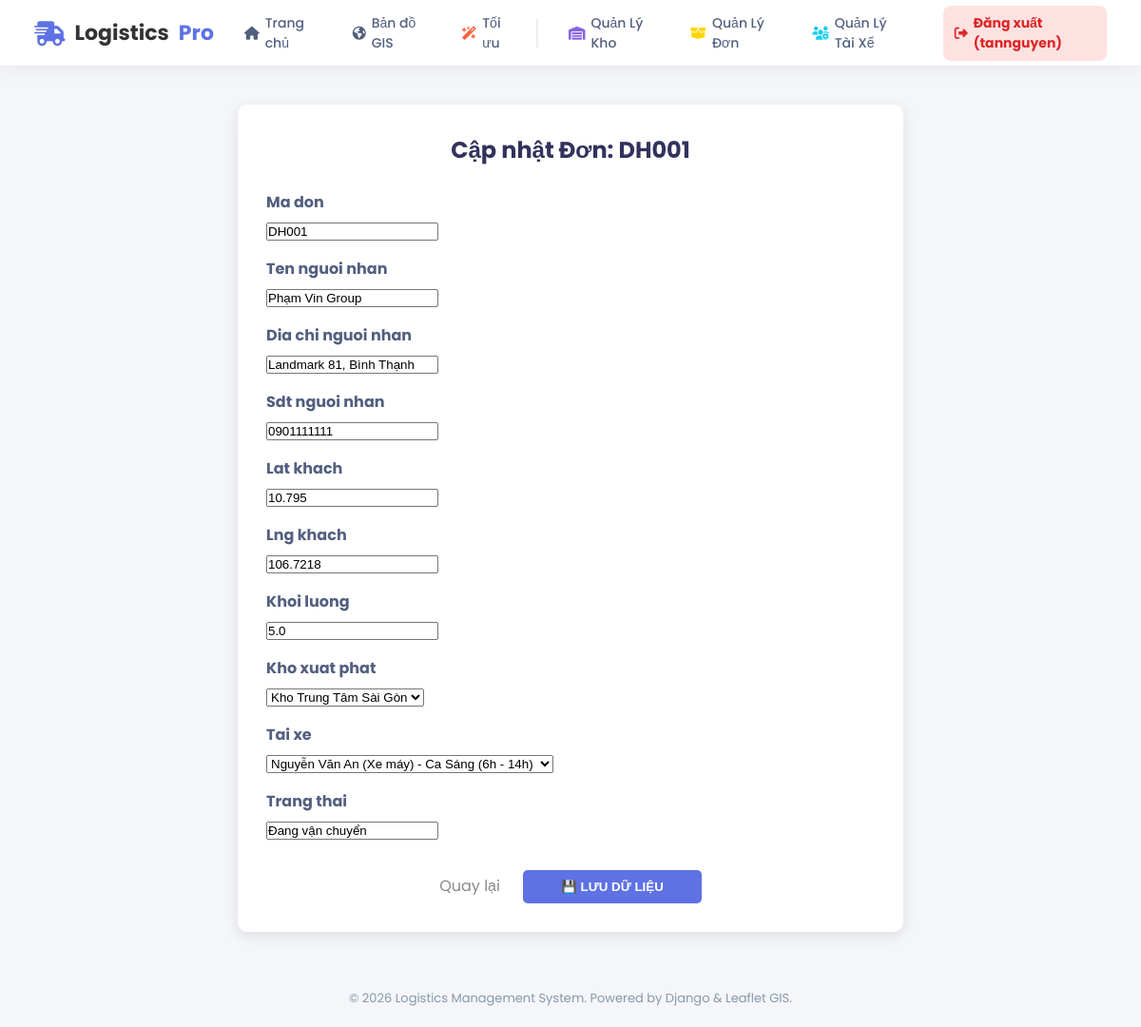
The app's page /sua-don-hang/1/ (signed in) with its own data.
### core/models.py (models this page shows, shortened)
class DonHang(models.Model):
    ma_don = models.CharField(max_length=20, unique=True)
    ten_nguoi_nhan = models.CharField(max_length=100)
    dia_chi_nguoi_nhan = models.CharField(max_length=200)
    sdt_nguoi_nhan = models.CharField(max_length=15)
    lat_khach = models.FloatField()
    lng_khach = models.FloatField()
    khoi_luong = models.FloatField(help_text="Đơn vị: kg")
    kho_xuat_phat = models.ForeignKey(KhoHang, on_delete=models.CASCADE)
    tai_xe = models.ForeignKey(TaiXe, on_delete=models.SET_NULL, null=True, blank=True)
    trang_thai = models.CharField(max_length=50, default='Đang xử lý')
    ngay_tao = models.DateTimeField(auto_now_add=True)

### core/views.py (the view)
# urls.py: path('sua-don-hang/<int:id>/', views.sua_don_hang, name='sua_don_hang'),
@login_required(login_url='core:login')
def sua_don_hang(request, id):
    don = get_object_or_404(DonHang, id=id)
    if request.method == 'POST':
        form = DonHangForm(request.POST, instance=don)
        if form.is_valid():
            form.save()
            return redirect('core:quan_ly_don_hang')
    else:
        form = DonHangForm(instance=don)
    return render(request, 'form_general.html', {'form': form, 'title': f'Cập nhật Đơn: {don.ma_don}', 'back_url': 'core:quan_ly_don_hang'})

### core/forms.py
class DonHangForm(forms.ModelForm):
    class Meta:
        model = DonHang
        fields = '__all__'
        exclude = ['ngay_tao'] # Ngày tạo tự động, không cần nhập
        widgets = {
            'ma_don': forms.TextInput(attrs={'class': 'form-control'}),
            'ten_nguoi_nhan': forms.TextInput(attrs={'class': 'form-control'}),
            'dia_chi_nguoi_nhan': forms.TextInput(attrs={'class': 'form-control'}),
            'sdt_nguoi_nhan': forms.TextInput(attrs={'class': 'form-control'}),
            'lat_khach': forms.NumberInput(attrs={'class': 'form-control', 'step': 'any'}),
            'lng_khach': forms.NumberInput(attrs={'class': 'form-control', 'step': 'any'}),
            'khoi_luong': forms.NumberInput(attrs={'class': 'form-control'}),
            'kho_xuat_phat': forms.Select(attrs={'class': 'form-control'}),
            'tai_xe': forms.Select(attrs={'class': 'form-control'}),
            'trang_thai': forms.TextInput(attrs={'class': 'form-control'}),
        }

### core/models.py (called while the page is built)
    def __str__(self):
        return self.ten_kho

    def __str__(self):
        return f"{self.ten_tai_xe} ({self.loai_xe}) - {self.get_ca_lam_viec_display()}"

### templates/form_general.html (shortened to what this page needs)
{% extends "base.html" %}
{% block content %}
<div style="max-width: 700px; margin: 40px auto; background: white; padding: 30px; border-radius: 10px; box-shadow: 0 4px 15px rgba(0,0,0,0.1);">
    <h2 style="color: #32325d; text-align: center; margin-bottom: 25px;">{{ title }}</h2>
    <form method="post">
        {% for field in form %}
        <div style="margin-bottom: 15px;">
            <label style="font-weight: bold; display: block; margin-bottom: 5px; color: #525f7f;">{{ field.label }}</label>
            {{ field }}
        </div>
        {% endfor %}
        <div style="text-align: center; margin-top: 30px;">
            <a href="{% url back_url %}" style="text-decoration: none; color: #888; margin-right: 20px;">Quay lại</a>
            <button type="submit" style="background: #5e72e4; color: white; border: none; padding: 10px 40px; border-radius: 5px; font-weight: bold; cursor: pointer;">💾 LƯU DỮ LIỆU</button>
        </div>
    </form>
</div>
{% endblock %}

### templates/base.html (shortened to what this page needs)
{% load static %}
<!DOCTYPE html>
<html lang="vi">
<head>
    <link rel="stylesheet" href="https://cdnjs.cloudflare.com/ajax/libs/font-awesome/6.4.0/css/all.min.css">
</head>
<body>
    <nav class="navbar">
        <a href="{% url 'core:home' %}" class="nav-brand">
            <i class="fa-solid fa-truck-fast"></i>
            Logistics<span style="color: #5e72e4;">Pro</span>
        </a>
        <ul class="nav-links">
            <li class="nav-item">
                <a href="{% url 'core:home' %}">
                    <i class="fa-solid fa-house"></i> Trang chủ
                </a>
            </li>
            <li class="nav-item">
                <a href="{% url 'core:ban_do_chung' %}">
                    <i class="fa-solid fa-earth-americas"></i> Bản đồ GIS
                </a>
            </li>
            <li class="nav-item">
                <a href="{% url 'core:toi_uu' %}">
                    <i class="fa-solid fa-wand-magic-sparkles" style="color: #fb6340;"></i> Tối ưu
                </a>
            </li>
            <li style="border-left: 2px solid #eee; height: 30px;"></li>
            {% if user.is_authenticated %}
                <li class="nav-item">
                    <a href="{% url 'core:quan_ly_kho' %}">
                        <i class="fa-solid fa-warehouse" style="color: #8965e0;"></i> Quản Lý Kho
                    </a>
                </li>
                <li class="nav-item">
                    <a href="{% url 'core:quan_ly_don_hang' %}">
                        <i class="fa-solid fa-box-open" style="color: #ffd600;"></i> Quản Lý Đơn
                    </a>
                </li>
                <li class="nav-item">
                    <a href="{% url 'core:quan_ly_tai_xe' %}">
                        <i class="fa-solid fa-users-gear" style="color: #11cdef;"></i> Quản Lý Tài Xế
                    </a>
                </li>
                <li class="nav-item" style="margin-left: 10px;">
                    <a href="{% url 'core:logout' %}" style="background: #fee2e2; color: #dc2626; font-weight: bold;">
                        <i class="fa-solid fa-right-from-bracket"></i> Đăng xuất ({{ user.username }})
                    </a>
                </li>
            {% else %}
                <li class="nav-item">
                    <a href="{% url 'core:login' %}" style="background: #e0f2fe; color: #0284c7; font-weight: bold;">
                        <i class="fa-solid fa-user-lock"></i> Đăng nhập Admin
                    </a>
                </li>
            {% endif %}
        </ul>
    </nav>
    <main style="min-height: 80vh;">
        {% block content %}
        {% endblock %}
    </main>
    <footer class="footer">
        &copy; 2026 Logistics Management System. Powered by Django & Leaflet GIS.
    </footer>
</body>
</html>

### templates/base.html (style rules this page uses)
* { margin: 0; padding: 0; box-sizing: border-box; }
body { font-family: 'Poppins', sans-serif; background-color: #f4f6f9; color: #333; }
.navbar { background: rgba(255, 255, 255, 0.95); backdrop-filter: blur(10px); height: 70px; display: flex; justify-content: space-between; align-items: center; padding: 0 3%; position: sticky; top: 0; z-index: 1000; box-shadow: 0 4px 20px rgba(0,0,0,0.05); border-bottom: 1px solid #eee; }
.nav-brand { font-size: 22px; font-weight: 700; color: #333; text-decoration: none; display: flex; align-items: center; gap: 10px; margin-right: 20px; }
.nav-brand i { color: #5e72e4; font-size: 26px; }
.nav-links { display: flex; gap: 20px; list-style: none; align-items: center; }
.nav-item a { text-decoration: none; color: #525f7f; font-weight: 500; font-size: 14px; transition: all 0.3s ease; display: flex; align-items: center; gap: 6px; padding: 8px 12px; border-radius: 8px; }
.footer { text-align: center; padding: 20px; color: #8898aa; font-size: 13px; margin-top: 40px; }

### records on screen
DonHang: form "DH001" "Phạm Vin Group" "Landmark 81, Bình Thạnh" "0901111111" "10.795" "106.7218" "5.0" "Kho Trung Tâm Sài Gòn" "Nguyễn Văn An (Xe máy) - Ca Sáng (6h - 14h)" "Đang vận chuyển"

### other values on screen
{{ user.username }} "tannguyen"
{{ title }} "Cập nhật Đơn: DH001"
{{ field.label }} "Ma don" "Ten nguoi nhan" "Dia chi nguoi nhan" "Sdt nguoi nhan" "Lat khach" "Lng khach" "Khoi luong" "Kho xuat phat" "Tai xe" "Trang thai"
